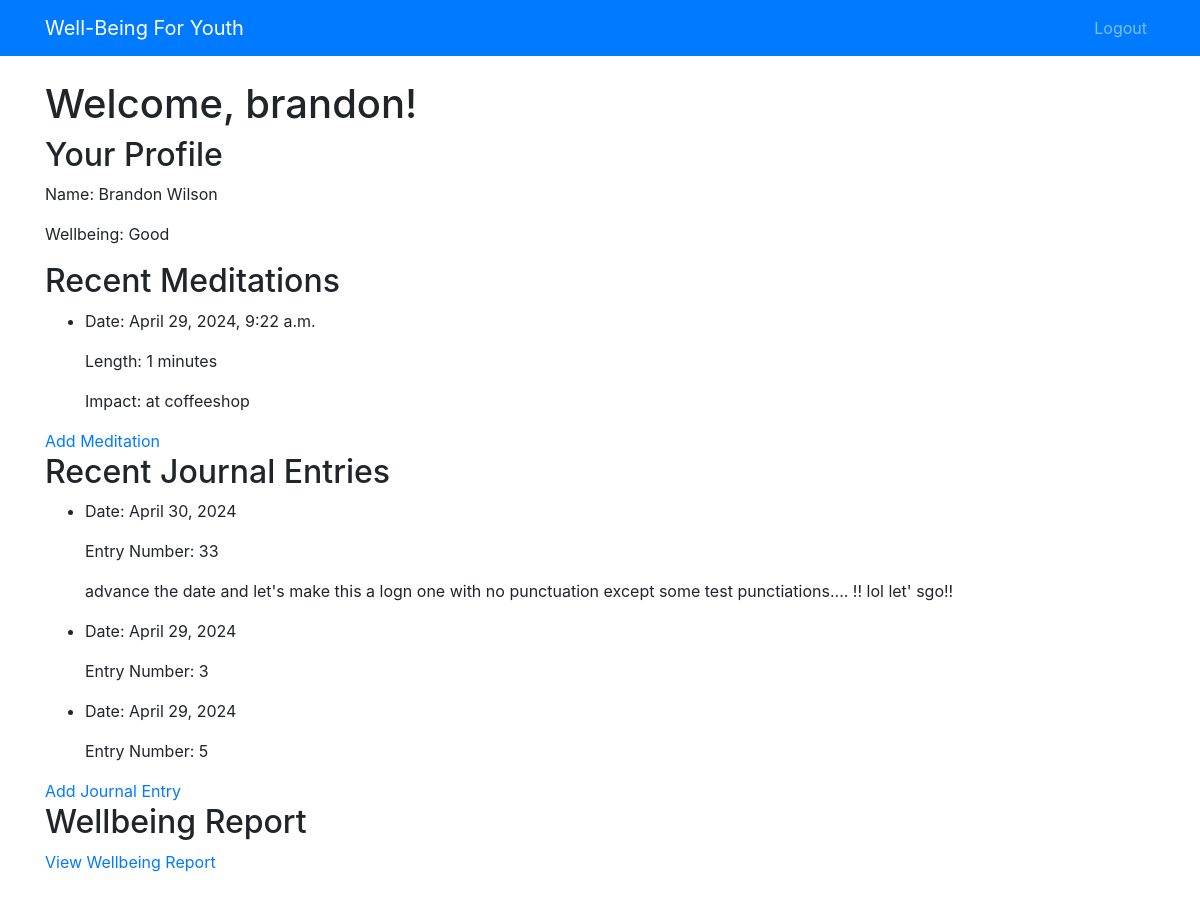
The page /dashboard/ (signed in) on the database its author committed.
### blog/models.py (models this page shows)
class Person(models.Model):
    WELLBEING_CHOICES = [
        ('poor', 'Poor'),
        ('average', 'Average'),
        ('good', 'Good'),
    ]
    user = models.OneToOneField(User, on_delete=models.CASCADE, null=True, blank=True)
    name = models.CharField(max_length=100, blank=False, help_text="Enter the full name of the person", default="No Name Yet")
    wellbeing = models.CharField(max_length=7, choices=WELLBEING_CHOICES, default='average')
    created_date = models.DateTimeField(auto_now_add=True)
    published_date = models.DateTimeField(null=True, blank=True)

class Meditation(models.Model):
    author = models.ForeignKey(User, on_delete=models.CASCADE, null=True)
    person = models.ForeignKey(Person, on_delete=models.CASCADE, related_name='meditations')
    length = models.PositiveIntegerField(help_text="Duration in minutes")
    impact = models.CharField(max_length=255, blank=True, help_text="Descriptive impact on wellbeing")
    created_date = models.DateTimeField(auto_now_add=True)
    published_date = models.DateTimeField(null=True, blank=True)

class Journaling(models.Model):
    author = models.ForeignKey(User, on_delete=models.CASCADE, null=True)
    person = models.ForeignKey(Person, on_delete=models.CASCADE, related_name='journal_entries')
    entry_number = models.PositiveIntegerField()
    entry_text = models.TextField(blank=True)  # Add this field to store the journal entry text
    date = models.DateField(default=now)
    created_date = models.DateTimeField(auto_now_add=True)
    published_date = models.DateTimeField(null=True, blank=True)

### blog/views.py (the view)
# urls.py: path('dashboard/', views.dashboard, name='dashboard'),
@login_required
def dashboard(request):
    try:
        person = request.user.person
        meditations = Meditation.objects.filter(person=person).order_by('-created_date')[:1]
        journal_entries = Journaling.objects.filter(person=person).order_by('-date')[:3]
    except Person.DoesNotExist:
        person = None
        meditations = []
        journal_entries = []
    context = {
        'person': person,
        'meditations': meditations,
        'journal_entries': journal_entries,
        'greeting': f"Welcome, {request.user.get_username()}!"
    }
    return render(request, 'blog/dashboard.html', context)

### blog/templates/blog/dashboard.html
{% extends 'base.html' %}
{% block content %}
    <header>
        <h1>{{ greeting }}</h1>
    </header>
    <main>
        {% if person %}
            <section>
                <h2>Your Profile</h2>
                <p>Name: {{ person.name }}</p>
                <p>Wellbeing: {{ person.get_wellbeing_display }}</p>
            </section>
            <section>
                <h2>Recent Meditations</h2>
                <ul>
                    {% for meditation in meditations %}
                        <li>
                            <p>Date: {{ meditation.created_date }}</p>
                            <p>Length: {{ meditation.length }} minutes</p>
                            <p>Impact: {{ meditation.impact }}</p>
                        </li>
                    {% empty %}
                        <li>No recent meditations found.</li>
                    {% endfor %}
                </ul>
                <a href="{% url 'add_meditation' %}">Add Meditation</a>
            </section>
            <section>
                <h2>Recent Journal Entries</h2>
                <ul>
                    {% for entry in journal_entries %}
                        <li>
                            <p>Date: {{ entry.date }}</p>
                            <p>Entry Number: {{ entry.entry_number }}</p>
                            <p>{{ entry.entry_text }}</p>
                        </li>
                    {% empty %}
                        <li>No recent journal entries found.</li>
                    {% endfor %}
                </ul>
                <a href="{% url 'add_journaling' %}">Add Journal Entry</a>
            </section>
            <section>
                <h2>Wellbeing Report</h2>
                <a href="{% url 'wellbeing_report' %}">View Wellbeing Report</a>
            </section>
        {% else %}
            <p>You don't have a profile yet. Please create one.</p>
        {% endif %}
    </main>
{% endblock %}

### rows shown on the page
Person: name "Brandon Wilson", wellbeing "Good"
Meditation: created_date "April 29, 2024, 9:22 a.m.", length "1", impact "at coffeeshop"
Journaling: date "April 30, 2024", entry_number "33", entry_text "advance the date and let's make this a logn one with no punctuation except some test punctiations.... !! lol let' sgo!!"
Journaling: date "April 29, 2024", entry_number "3"
Journaling: date "April 29, 2024", entry_number "5"

### other values the page prints
{{ greeting }} "Welcome, brandon!"
